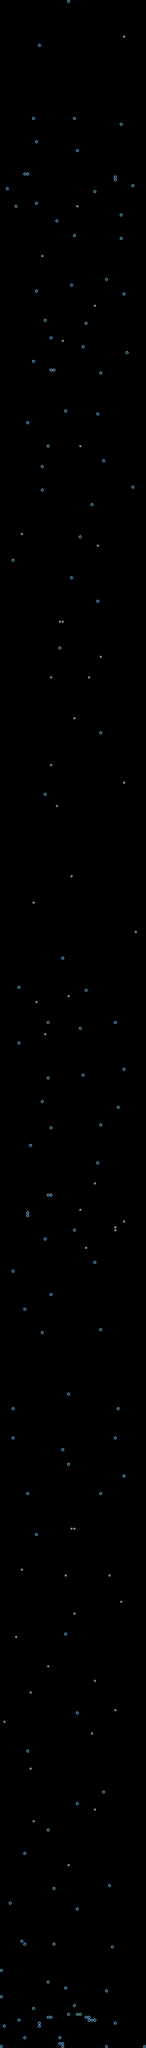

This game map was drawn from its Tiled (.tmx) file and the tilesets committed beside it. A one-line description and the trimmed map source follow:
An orthogonal 50x700 tile map with 16x16 px tiles, 2 tile layers (BackgroundLayer, Tile Layer 1).

<map version="1.0" orientation="orthogonal" width="50" height="700" tilewidth="16" tileheight="16">
 <tileset firstgid="1" name="designtiles" tilewidth="16" tileheight="16">
  <image source="../images/designtiles.png" width="480" height="480" />
  <tile id="0">
   <properties>
    <property name="spawnoffset" value="0" />
    <property name="type" value="BulletBurstBlue" />
   </properties>
  </tile>
  <tile id="1">
   <properties>
    <property name="spawnoffset" value="80" />
    <property name="type" value="BulletBurstPurple" />
   </properties>
  </tile>
 </tileset>
 <layer name="BackgroundLayer" width="50" height="700">
  <data>[35000 cells, 5 non-empty, 2 distinct tile ids]</data>
 </layer>
 <layer name="Tile Layer 1" width="50" height="700">
  <data>[35000 cells, 175 non-empty, 2 distinct tile ids]</data>
 </layer>
</map>
